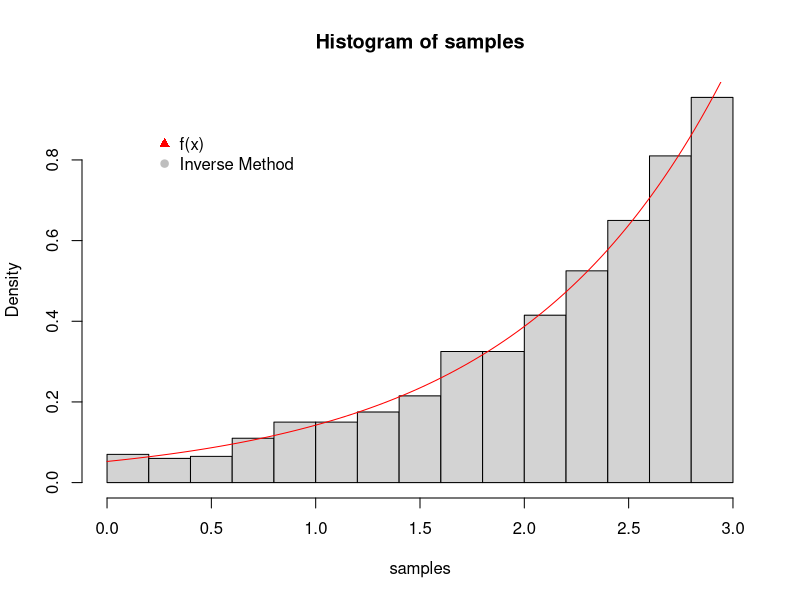
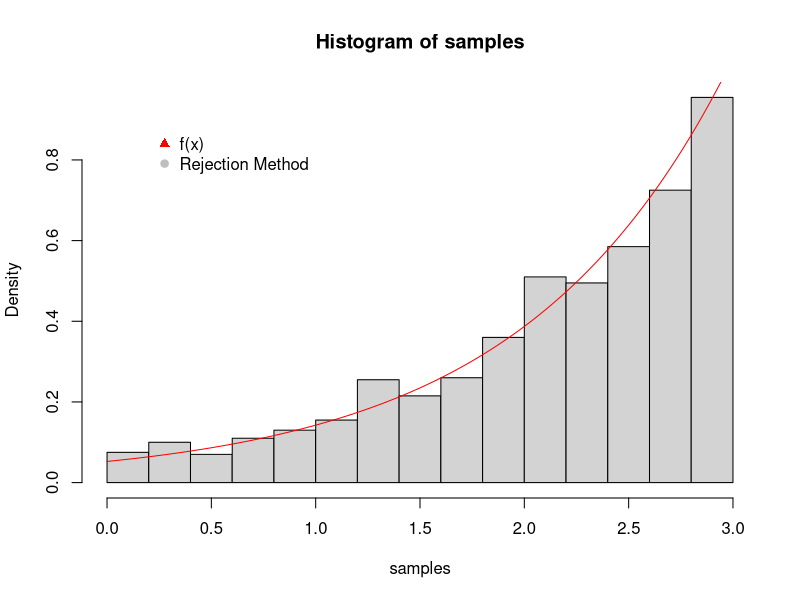
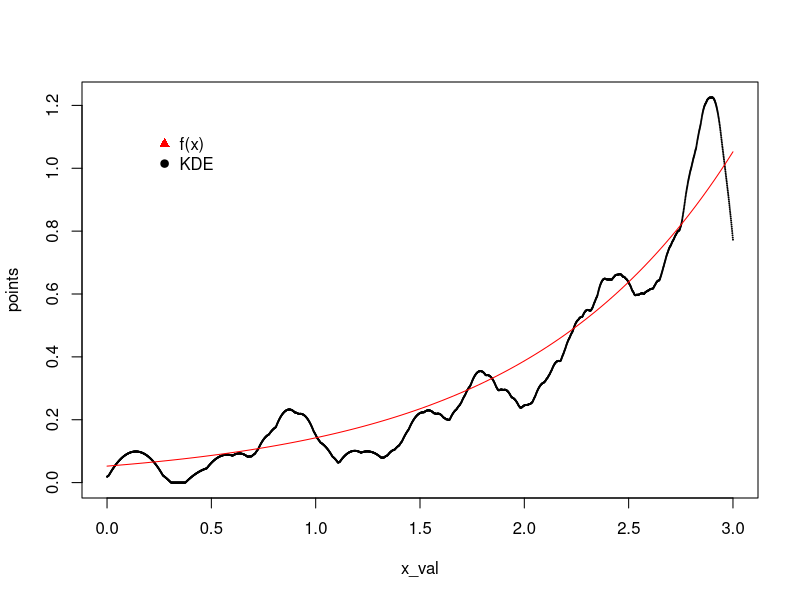
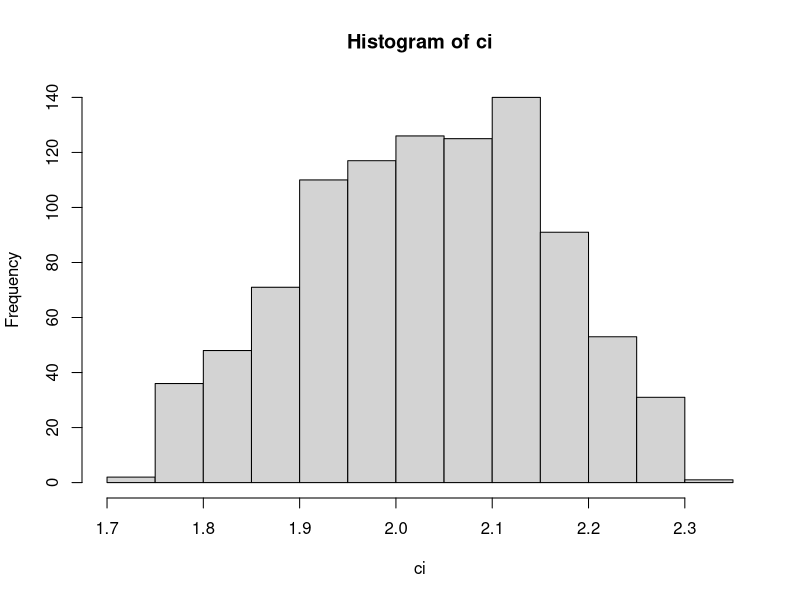

Generate these figures, in order, with R:
rm(list = ls())

# ERWTHMA 1

# cdf equals to pdf F(x)=e^x/(e^3-1)
# inverse ln((1+e^3)x)

inverse <-function(){
  
  U<-runif(1000,0,1)
  samples<-log((exp(3)-1)*U +1)
  
  hist(samples,
       prob = TRUE)
  curve(exp(x)/(exp(3)-1),add=TRUE,col = "red")
  legend("topleft", 
         legend = c("f(x)", "Inverse Method"), 
         col = c('red', 
                'grey'), 
         pch = c(17,19), 
         bty = "n", 
         text.col = "black", 
         horiz = F , 
         inset = c(0.1, 0.1))
}

inverse()


# ERWTHMA 2

phi_x<-function(x){
  return (exp(x)/(exp(3)-1))
}

M_uni<-3*exp(3)/(exp(3)-1)
print(M_uni)

rejection_uni<-function(){
  acc<-0
  reject<-0
  samples<-vector()
  while(acc<1000){
    y<-runif(1,0,3)
    u<-runif(1)
    paron_uni<-M_uni/3
    if((phi_x(y)/paron_uni)>=u){
      acc=acc+1
      samples<-append(samples,y)
    }
    else{
      reject<-reject+1
    }
  }
  print(reject)
  hist(samples,prob = TRUE)
  curve(exp(x)/(exp(3)-1),add=TRUE,col = "red")
  legend("topleft", 
         legend = c("f(x)", "Rejection Method"), 
         col = c('red', 
                 'grey'), 
         pch = c(17,19), 
         bty = "n", 
         text.col = "black", 
         horiz = F , 
         inset = c(0.1, 0.1))
  
}

rejection_uni()

#ERWTHMA 3


set.seed(4)
inverse_3 <-function(){
  
  U<-runif(100,0,1)
  samples<-log((exp(3)-1)*U +1)
  
  return (samples)
}

sim<-inverse_3()


epanechnikov<-function(x){
  
  if(abs(x)<1){
    ret<-3*(1-x^2)/4
  }
  else{
    ret<-0
  }
  return (ret)
}

leave_one_out_f<-function(h,curr,i){
  N<-99
  pol<-1/(99*h)
  vect<-sim[-i]
  ep<-0
  for(j in 1:99){
    val<-(curr-vect[j])/h
    epan<-epanechnikov(val)
    ep<-ep+epan
  }
  return (ep*pol)
}

calculate_likel<-function(h)
{
  temp<-1
  for (j in 1:100){
    
      
      temp<-temp*leave_one_out_f(h,sim[j],j)
    
  }
  
  return(temp)
}


max_likelihood<-function(){
  h<-seq(0.001, 0.5, by = 0.001)
  max<-0
  h_opt<-0
  for(i in 1:length(h)){
    print(i)
    res<-calculate_likel(h[i])
    if (res>max){
      max<-res
      h_opt<-h[i]
    }
  }
  
  return (h_opt)
  
}

h_final<-max_likelihood()


f_hat<-function(x){
  par<-1/(100*h_final)
  sum<-0
  for(i in 1:100){
    val<-(x-sim[i])/h_final
    ep<-epanechnikov(val)
    sum<-sum+ep
  }
  return (par*sum)
}

x_val<-seq(0,3,0.001)

points<-vector()

for(i in 1:length(x_val)){
  points<-append(points,f_hat(x_val[i]))
}
plot(x_val,points,cex=0.1)
curve(exp(x)/(exp(3)-1),add=TRUE,col = "red")
legend("topleft", 
       legend = c("f(x)", "KDE"), 
       col = c('red', 
               'black'), 
       pch = c(17,19), 
       bty = "n", 
       text.col = "black", 
       horiz = F , 
       inset = c(0.1, 0.1))

### ERWTHMA 4

set.seed(10)
inverse_4 <-function(){
  
  U<-runif(10,0,1)
  samples<-log((exp(3)-1)*U +1)
  
  return (samples)
}

simul<-inverse_4()
m<-mean(simul)
T<-abs(m-2)
simul_m<-simul-m+2


bootstrap_4_p <- function(){
  b<-1000
  boot_p<-vector()
  for(i in 1:b){
    sel<-sample(simul_m,10,replace=TRUE)
    med<-abs(mean(sel)-2)
    boot_p<-append(boot_p,med)
  }
  
  ar<-sum(boot_p>T)+1
  par<-b+1
  return (ar/par)
 
}

print(bootstrap_4_p())

bootstrap_4_95 <- function(){
  b<-1000
  boot_95<-vector()
  for(i in 1:b){
    sel<-sample(simul,10,replace=TRUE)
    boot_95<-append(boot_95,mean(sel))
  }
  
  ci=sort(boot_95)[25:975]
  hist(ci)
  print(paste("[",ci[1],",",ci[951],"]"))
  if((ci[1]<=2)&&(ci[950]>=2)){
    print("H0 NOT REJECTED")
  }
  else{
    print("HO REJECTED")
  }
  
}

bootstrap_4_95()
